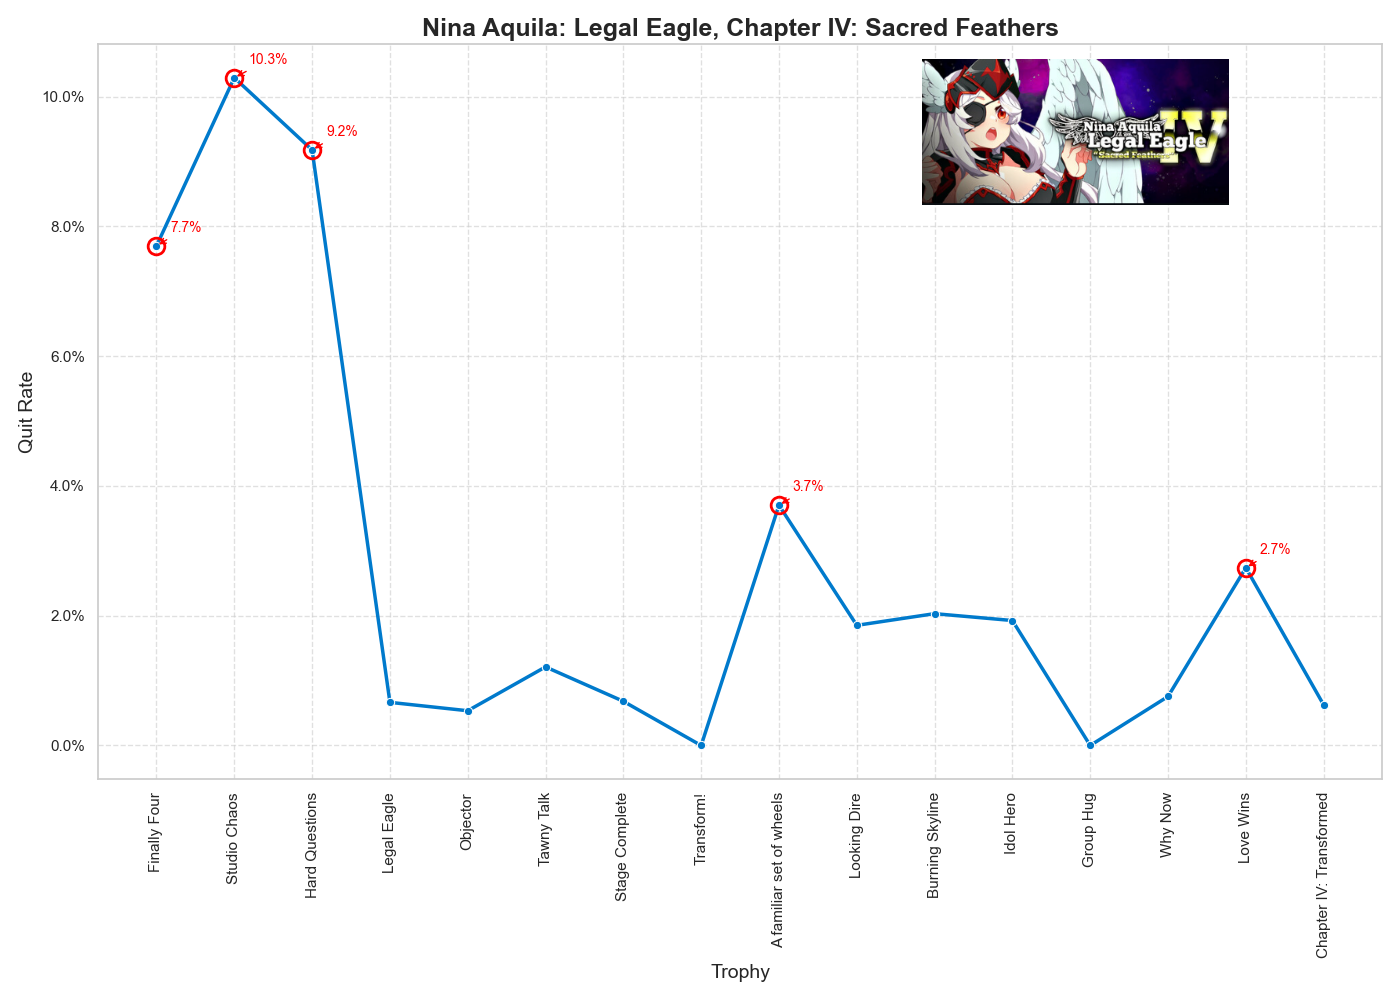

Write Python code to recreate this figure.
import pandas as pd
import matplotlib.pyplot as plt
import seaborn as sns
from matplotlib.ticker import PercentFormatter
import numpy as np
from matplotlib.offsetbox import OffsetImage, AnnotationBbox
import matplotlib.image as mpimg

# Optional: Load data from Excel
df = pd.read_excel("gamename_quit_rates.xlsx")

# Set Seaborn style
sns.set_theme(style="whitegrid")
fig, ax = plt.subplots(figsize=(14, 10))

# Format y-axis as percentages
plt.gca().yaxis.set_major_formatter(PercentFormatter(xmax=1, decimals=0))  # xmax=1 assumes y is in 0-1

# List of indexes to highlight (e.g., 5th, 10th, 15th points)
highlight_indexes = [0,1,2,8,14]

# Line plot
sns.lineplot(data=df, x='chapter_name', y='quit_rate_pc', marker='o', linewidth=2.5, color='#007acc')
ax.yaxis.set_major_formatter(PercentFormatter(xmax=1))
ax.set_title("Nina Aquila: Legal Eagle, Chapter IV: Sacred Feathers", fontsize=18, weight='bold')
ax.set_xlabel("Trophy", fontsize=14)
ax.set_ylabel("Quit Rate", fontsize=14)
plt.xticks(rotation=90)
plt.grid(True, linestyle='--', alpha=0.6)

# Highlight selected points
for idx in highlight_indexes:
    point = df.iloc[idx]
    plt.plot(
        point['chapter_name'],
        point['quit_rate_pc'],
        'o',
        markersize=12,
        markerfacecolor='none',
        markeredgecolor='red',
        markeredgewidth=2
    )
    plt.annotate(
        f"{point['quit_rate_pc']:.1%}",
        xy=(point['chapter_name'], point['quit_rate_pc']),
        xytext=(10, 10),
        textcoords='offset points',
        arrowprops=dict(arrowstyle='->', color='red'),
        fontsize=10,
        color='red'
    )

# --- Add PNG image ---
img = mpimg.imread("image.png")
imagebox = OffsetImage(img, zoom=0.6)  # Adjust zoom as needed
ab = AnnotationBbox(imagebox, (1, 1), xycoords='axes fraction', frameon=False,
                    box_alignment=(1.5, 1.1))  # Push it just outside the top right
ax.add_artist(ab)

# Show Plot
plt.tight_layout()
plt.show()
